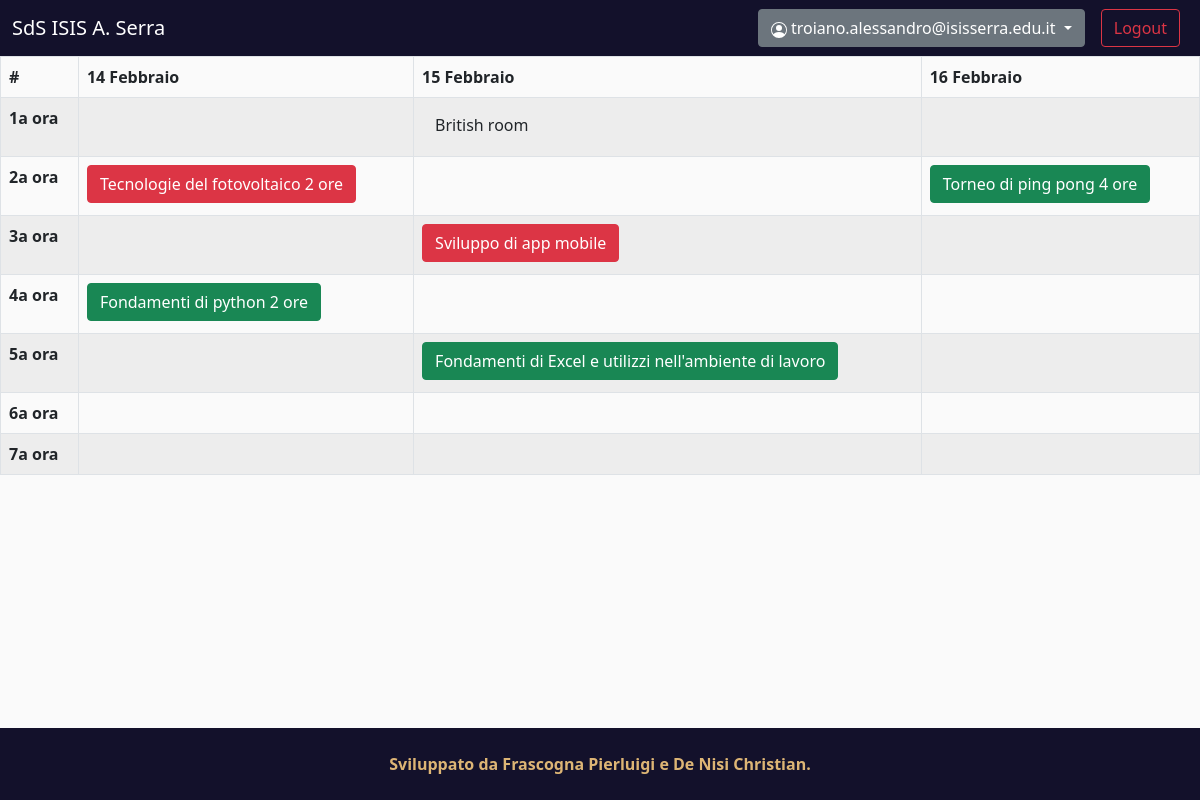
Screenshot of /attivita (signed in) with the database file from the repository.
### models.py (models this page shows, shortened)
class User(UserMixin, db.Model, Base):
    __tablename__ = "utenti"
    id = db.Column(db.Integer, primary_key=True)
    email = db.Column(db.String(80), nullable=False, unique=True)
    password = db.Column(db.String(80), nullable=False) # Password sha256(64)
    id_classe = db.Column(db.Integer, db.ForeignKey('classi.id'), nullable=False)
    classe = relationship("Classe", back_populates="utenti")
    utenti_attivita = relationship("ConjUA", back_populates="utente")

class ConjAO(db.Model, Base):
    __tablename__ = "attivita_orari"
    id = db.Column(db.Integer, primary_key=True)
    id_attivita = db.Column(db.Integer, db.ForeignKey('attivita.id'), nullable=False)
    id_orario = db.Column(db.Integer, db.ForeignKey('orari.id'), nullable=False)
    attivita = relationship("Attivita", back_populates="attivita_orari")
    orario = relationship("Orario", back_populates="attivita_orari")
    utenti_attivita = relationship("ConjUA", back_populates="attivita_orario")

class Attivita(db.Model, Base):
    __tablename__ = "attivita"
    id = db.Column(db.Integer, primary_key=True)
    id_aula = db.Column(db.Integer, db.ForeignKey('aule.id'), nullable=False)
    nome = db.Column(db.String(80), nullable=False, unique=True)
    descrizione = db.Column(db.String(100), nullable=False)
    responsabile = db.Column(db.String(50), nullable=False)
    num_iscritti = db.Column(db.Integer, nullable=False, default=0)
    aula = relationship("Aula", back_populates="attivita")
    attivita_orari = relationship("ConjAO", back_populates="attivita")

### views/dashboard.py (the view)
@dashboard.route("/attivita", methods=('GET', 'POST'))
@login_required
def activities():
    orario=[[[], [], [], [], [], [], []],
            [[], [], [], [], [], [], []],
            [[], [], [], [], [], [], []]] # Chri mi spiace per l'ineleganza ma purtroppo dovevo necessariamente fare questa matrice perché sennò jinja impazziva
    giorni = {14:0, 15:1, 16:2} # Dizionario che restituisce l'indice dei giorni della matrice in base al giorno del mese
    attivita_query = """SELECT orari.giorno, orari.ora, attivita_orari.id AS id_attivita, attivita.nome, attivita.descrizione, attivita.responsabile, attivita.num_iscritti, aule.denominazione AS nome_lab, aule.num_posti AS num_posti_aula
        FROM orari, attivita_orari, attivita, aule, classi, utenti
        WHERE orari.id=attivita_orari.id_orario
            AND attivita_orari.id_attivita=attivita.id
            AND attivita.id_aula=aule.id
            AND aule.centrale_succursale=classi.centrale_succursale
            AND classi.id=utenti.id_classe
            AND utenti.id=""" + "'" + str(current_user.id) + "'"
    attivita_result = execute_query(attivita_query).all() # Restituisce una tupla ([0]giornoDelMese,
    attivitaXutenti_query = """SELECT orari.giorno, orari.ora, attivita_orari.id AS id_attivita, attivita.nome, attivita.descrizione, attivita.responsabile, attivita.num_iscritti, aule.denominazione AS nome_lab, aule.num_posti AS num_posti_aula
        FROM orari, attivita, attivita_orari, utenti_attivita, utenti, aule
        WHERE orari.id=attivita_orari.id_orario
            AND aule.id=attivita.id_aula
            AND attivita.id=attivita_orari.id_attivita
            AND attivita_orari.id=utenti_attivita.id_attivita_orario
            AND utenti_attivita.id_utente=utenti.id
            AND utenti.id=""" + "'" + str(current_user.id) + "'"
    attivitaXutenti_result = execute_query(attivitaXutenti_query).all() # Restituisce una tupla ([0]giornoDelMese,
    for attivita in attivita_result:
        giorno = giorni[attivita[0]]
        ora = (attivita[1])-1
        subscribed = 0
        for utenti_attivita in attivitaXutenti_result:
            attId_attivita = (utenti_attivita[2])
            if attId_attivita == attivita[2]:
                subscribed = 1
        orario[giorno][ora].append({
            "id_attivita" : attivita[2],
            "nome_attivita" : attivita[3],
            "descrizione" : attivita[4],
            "responsabile" : attivita[5],
            "num_iscritti" : attivita[6],
            "nome_lab" : attivita[7],
            "num_posti" : attivita[8],
            "iscritto" : subscribed
        }) # Aggiunge l'attività al vettore
    return render_template("attivita.html", user=current_user.email, orario=orario)

### __init__.py (called while the page is built)
def create_app():
    app = Flask(__name__)
    login_manager = LoginManager()
    login_manager.login_view = 'auth.login'
    login_manager.init_app(app)
    app.config.from_object(Production)
    db.init_app(app)
    app.register_blueprint(main)
    app.register_blueprint(auth)
    app.register_blueprint(dashboard)
    @login_manager.user_loader
    def load_user(user_id):
        return User.query.get(int(user_id))
    return app

### models.py (called while the page is built)
def execute_query(sqlraw):
    db_conn = engine.create_engine("sqlite:////home/SettimanadelloStudenteSerra/settimana_dello_studente_serra/db.sqlite3")
    db_conn.connect()
    query_result = db_conn.execute(sqlraw)
    db_conn.connect().close
    return query_result

### templates/attivita.html (shortened to what this page needs)
{% extends 'default.html' %}
{% block content %}
    <link rel="stylesheet" href="/static/CSS/attivita.css">
    <div class="table-responsive">
        <table class="table table-bordered table-striped">
            <thead>
                <tr>
                    <th scope="col">#</th>
                    <th scope="col">14 Febbraio</th>
                    <th scope="col">15 Febbraio</th>
                    <th scope="col">16 Febbraio</th>
                </tr>
            </thead>
            <tbody>
                {% for row in range(7) %}
                    <tr>
                        <th scope="row">{{row+1}}a ora</th>
                        {% for col in range(3) %}
                            {% if orario[col][row] != 0 %}
                                <td scope="col">
                                    {% for attivita in orario[col][row] %}
                                        <button type="button" class="btn btn-outline mb-1 {{ 'btn-success' if attivita['iscritto'] else '' }} {{ 'btn-danger' if not attivita['iscritto'] and attivita['num_iscritti']>=attivita['num_posti'] else '' }}" data-bs-toggle="modal" data-bs-target="#activityModal"
                                            data-bs-id="{{ attivita['id_attivita'] }}"
                                            data-bs-nome="{{ attivita['nome_attivita'] }}"
                                            data-bs-descr="{{ attivita['descrizione'] }}"
                                            data-bs-resp="{{ attivita['responsabile'] }}"
                                            data-bs-aula="{{ attivita['nome_lab'] }}"
                                            data-bs-num_posti="{{ attivita['num_posti'] }}"
                                            data-bs-num_iscritti="{{ attivita['num_iscritti'] }}"
                                            data-bs-iscritto="{{ attivita['iscritto'] }}">
                                            {{ attivita["nome_attivita"] }}
                                        </button> <br>
                                    {% endfor %}
                                </td>
                            {% else %}
                                <td scope="col"></td>
                            {% endif %}
                        {% endfor %}
                    </tr>
                {% endfor %}
            </tbody>
        </table>
    </div>
{% endblock %}

### templates/default.html (shortened to what this page needs)
<!DOCTYPE html>
<html lang="it">
<head>
    <link rel="stylesheet" href="/static/CSS/bootstrap.min.css">
    <link rel="stylesheet" href="/static/CSS/default.css">
</head>
<body style="padding-bottom: 100px;">
    <nav class="navbar navbar-expand-lg navbar-dark navbar-custom">
        <div class="container-fluid">
            <a class="navbar-brand" href="{{ url_for('main.index') }}">
                SdS ISIS A. Serra
            </a>
            <div class="collapse navbar-collapse justify-content-end" id="navbarSupportedContent">
                <ul class="navbar-nav">
                    {% if user %}
                        <li class="nav-item">
                            <div class="dropdown mx-2">
                                <a class="btn btn-secondary dropdown-toggle" href="#" role="button" id="dropdownMenuLink" data-bs-toggle="dropdown" aria-expanded="false">
                                    {{ user }}
                                </a>
                            </div>
                        </li>
                        <li class="nav-item mbtn">
                            <div class="mbtn mx-2">
                                <a class="btn btn-outline-danger" href="{{ url_for('auth.logout') }}" role="button">Logout</a>
                            </div>
                        </li>
                    {% endif %}
                </ul>
            </div>
        </div>
    </nav>
    {% block content %}{% endblock %}
    <footer>
        <div class="footer-bottom">
            <p class="footer-bottom-text">
                <strong>Sviluppato da
                <a class="footer-bottom-text text-decoration-none" href="https://www.instagram.com/pierluigifrascogna/">
                    Frascogna Pierluigi
                </a>
                e
                <a class="footer-bottom-text text-decoration-none" href="https://www.instagram.com/_christiandenisi_/">
                    De Nisi Christian.
                </a></strong>
            </p>
        </div>
    </footer>
</body>
</html>

### static/CSS/default.css (style rules this page uses)
body { margin: 0; background-color: rgb(250, 250, 250); }
.navbar-custom { background-color: #13112b; }
footer { position: fixed; bottom: 0; left: 0; width: 100vw; height: 9vh; display: flex; justify-content: center; align-items: center; }
.footer-bottom { height: 100%; width: 100%; background-color: #13112b; display: flex; align-items: center; justify-content: center; padding-left: 10px; padding-right: 10px; }
.footer-bottom-text { padding: 0; margin: 0; color: #ddb575; }

### rows the page displays
User: email "troiano.alessandro@isisserra.edu.it"
ConjAO: nome_attivita "British room"
ConjAO: nome_attivita "Tecnologie del fotovoltaico 2 ore"
ConjAO: nome_attivita "Torneo di ping pong 4 ore"
ConjAO: nome_attivita "Sviluppo di app mobile"
ConjAO: nome_attivita "Fondamenti di python 2 ore"
ConjAO: nome_attivita "Fondamenti di Excel e utilizzi nell'ambiente di lavoro"

### other values shown
{{ row+1 }} "1" "2" "3" "4" "5" "6" "7"
